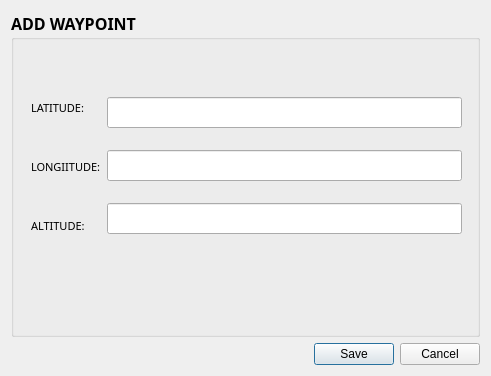
<?xml version="1.0" encoding="UTF-8"?>
<ui version="4.0">
 <class>Dialog</class>
 <widget class="QDialog" name="Dialog">
  <property name="geometry">
   <rect>
    <x>0</x>
    <y>0</y>
    <width>491</width>
    <height>376</height>
   </rect>
  </property>
  <property name="windowTitle">
   <string>Dialog</string>
  </property>
  <layout class="QVBoxLayout" name="verticalLayout_3">
   <item>
    <widget class="QGroupBox" name="groupBox">
     <property name="font">
      <font>
       <family>Myanmar Text</family>
       <pointsize>12</pointsize>
       <weight>75</weight>
       <bold>true</bold>
      </font>
     </property>
     <property name="title">
      <string>ADD WAYPOINT</string>
     </property>
     <widget class="QWidget" name="">
      <property name="geometry">
       <rect>
        <x>20</x>
        <y>70</y>
        <width>431</width>
        <height>171</height>
       </rect>
      </property>
      <layout class="QHBoxLayout" name="horizontalLayout">
       <item>
        <layout class="QVBoxLayout" name="verticalLayout">
         <item>
          <widget class="QLabel" name="label">
           <property name="font">
            <font>
             <family>Myanmar Text</family>
             <pointsize>8</pointsize>
             <weight>50</weight>
             <bold>false</bold>
            </font>
           </property>
           <property name="text">
            <string>LATITUDE:</string>
           </property>
          </widget>
         </item>
         <item>
          <widget class="QLabel" name="label_2">
           <property name="font">
            <font>
             <family>Myanmar Text</family>
             <pointsize>8</pointsize>
             <weight>50</weight>
             <bold>false</bold>
            </font>
           </property>
           <property name="text">
            <string>LONGIITUDE:</string>
           </property>
          </widget>
         </item>
         <item>
          <widget class="QLabel" name="label_3">
           <property name="font">
            <font>
             <family>Myanmar Text</family>
             <pointsize>8</pointsize>
             <weight>50</weight>
             <bold>false</bold>
            </font>
           </property>
           <property name="text">
            <string>ALTITUDE:</string>
           </property>
          </widget>
         </item>
        </layout>
       </item>
       <item>
        <layout class="QVBoxLayout" name="verticalLayout_2">
         <item>
          <widget class="QLineEdit" name="lineEdit"/>
         </item>
         <item>
          <widget class="QLineEdit" name="lineEdit_2"/>
         </item>
         <item>
          <widget class="QLineEdit" name="lineEdit_3"/>
         </item>
        </layout>
       </item>
      </layout>
     </widget>
    </widget>
   </item>
   <item>
    <widget class="QDialogButtonBox" name="buttonBox">
     <property name="orientation">
      <enum>Qt::Horizontal</enum>
     </property>
     <property name="standardButtons">
      <set>QDialogButtonBox::Cancel|QDialogButtonBox::Save</set>
     </property>
    </widget>
   </item>
  </layout>
 </widget>
 <resources/>
 <connections>
  <connection>
   <sender>buttonBox</sender>
   <signal>accepted()</signal>
   <receiver>Dialog</receiver>
   <slot>accept()</slot>
   <hints>
    <hint type="sourcelabel">
     <x>248</x>
     <y>254</y>
    </hint>
    <hint type="destinationlabel">
     <x>157</x>
     <y>274</y>
    </hint>
   </hints>
  </connection>
  <connection>
   <sender>buttonBox</sender>
   <signal>rejected()</signal>
   <receiver>Dialog</receiver>
   <slot>reject()</slot>
   <hints>
    <hint type="sourcelabel">
     <x>316</x>
     <y>260</y>
    </hint>
    <hint type="destinationlabel">
     <x>286</x>
     <y>274</y>
    </hint>
   </hints>
  </connection>
 </connections>
</ui>
